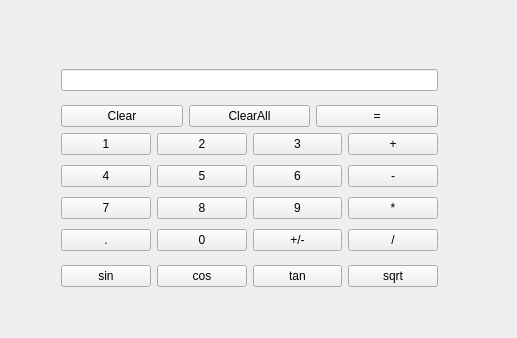
<?xml version="1.0" encoding="UTF-8"?>
<ui version="4.0">
 <class>Widget</class>
 <widget class="QWidget" name="Widget">
  <property name="geometry">
   <rect>
    <x>0</x>
    <y>0</y>
    <width>517</width>
    <height>338</height>
   </rect>
  </property>
  <property name="windowTitle">
   <string>Widget</string>
  </property>
  <widget class="QWidget" name="">
   <property name="geometry">
    <rect>
     <x>50</x>
     <y>50</y>
     <width>399</width>
     <height>257</height>
    </rect>
   </property>
   <layout class="QVBoxLayout" name="verticalLayout_2">
    <item>
     <layout class="QVBoxLayout" name="verticalLayout">
      <item>
       <layout class="QGridLayout" name="gridLayout">
        <property name="verticalSpacing">
         <number>14</number>
        </property>
        <item row="0" column="0" colspan="3">
         <widget class="QLineEdit" name="lineEdit"/>
        </item>
        <item row="1" column="0">
         <widget class="QPushButton" name="pushButton">
          <property name="text">
           <string>Clear</string>
          </property>
         </widget>
        </item>
        <item row="1" column="1">
         <widget class="QPushButton" name="pushButton_2">
          <property name="text">
           <string>ClearAll</string>
          </property>
         </widget>
        </item>
        <item row="1" column="2">
         <widget class="QPushButton" name="pushButton_3">
          <property name="text">
           <string>=</string>
          </property>
         </widget>
        </item>
       </layout>
      </item>
      <item>
       <layout class="QGridLayout" name="gridLayout_2">
        <property name="verticalSpacing">
         <number>10</number>
        </property>
        <item row="0" column="0">
         <widget class="QPushButton" name="pushButton_4">
          <property name="text">
           <string>1</string>
          </property>
         </widget>
        </item>
        <item row="0" column="1">
         <widget class="QPushButton" name="pushButton_5">
          <property name="text">
           <string>2</string>
          </property>
         </widget>
        </item>
        <item row="0" column="2">
         <widget class="QPushButton" name="pushButton_6">
          <property name="text">
           <string>3</string>
          </property>
         </widget>
        </item>
        <item row="0" column="3">
         <widget class="QPushButton" name="pushButton_7">
          <property name="text">
           <string>+</string>
          </property>
         </widget>
        </item>
        <item row="1" column="0">
         <widget class="QPushButton" name="pushButton_10">
          <property name="text">
           <string>4</string>
          </property>
         </widget>
        </item>
        <item row="1" column="1">
         <widget class="QPushButton" name="pushButton_9">
          <property name="text">
           <string>5</string>
          </property>
         </widget>
        </item>
        <item row="1" column="2">
         <widget class="QPushButton" name="pushButton_11">
          <property name="text">
           <string>6</string>
          </property>
         </widget>
        </item>
        <item row="1" column="3">
         <widget class="QPushButton" name="pushButton_8">
          <property name="text">
           <string>-</string>
          </property>
         </widget>
        </item>
        <item row="2" column="0">
         <widget class="QPushButton" name="pushButton_14">
          <property name="text">
           <string>7</string>
          </property>
         </widget>
        </item>
        <item row="2" column="1">
         <widget class="QPushButton" name="pushButton_13">
          <property name="text">
           <string>8</string>
          </property>
         </widget>
        </item>
        <item row="2" column="2">
         <widget class="QPushButton" name="pushButton_15">
          <property name="text">
           <string>9</string>
          </property>
         </widget>
        </item>
        <item row="2" column="3">
         <widget class="QPushButton" name="pushButton_12">
          <property name="text">
           <string>*</string>
          </property>
         </widget>
        </item>
        <item row="3" column="0">
         <widget class="QPushButton" name="pushButton_18">
          <property name="text">
           <string>.</string>
          </property>
         </widget>
        </item>
        <item row="3" column="1">
         <widget class="QPushButton" name="pushButton_17">
          <property name="text">
           <string>0</string>
          </property>
         </widget>
        </item>
        <item row="3" column="2">
         <widget class="QPushButton" name="pushButton_19">
          <property name="text">
           <string>+/-</string>
          </property>
         </widget>
        </item>
        <item row="3" column="3">
         <widget class="QPushButton" name="pushButton_16">
          <property name="text">
           <string>/</string>
          </property>
         </widget>
        </item>
       </layout>
      </item>
     </layout>
    </item>
    <item>
     <layout class="QHBoxLayout" name="horizontalLayout">
      <item>
       <widget class="QPushButton" name="pushButton_20">
        <property name="text">
         <string>sin</string>
        </property>
       </widget>
      </item>
      <item>
       <widget class="QPushButton" name="pushButton_21">
        <property name="text">
         <string>cos</string>
        </property>
       </widget>
      </item>
      <item>
       <widget class="QPushButton" name="pushButton_22">
        <property name="text">
         <string>tan</string>
        </property>
       </widget>
      </item>
      <item>
       <widget class="QPushButton" name="pushButton_23">
        <property name="text">
         <string>sqrt</string>
        </property>
       </widget>
      </item>
     </layout>
    </item>
   </layout>
  </widget>
 </widget>
 <layoutdefault spacing="6" margin="11"/>
 <resources/>
 <connections/>
</ui>
